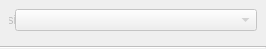
       <widget class="QWidget" name="streamPage">
        <property name="enabled">
         <bool>false</bool>
        </property>
        <property name="maximumSize">
         <size>
          <width>0</width>
          <height>0</height>
         </size>
        </property>
        <layout class="QVBoxLayout" name="verticalLayout_5">
         <property name="leftMargin">
          <number>0</number>
         </property>
         <property name="topMargin">
          <number>0</number>
         </property>
         <property name="rightMargin">
          <number>0</number>
         </property>
         <property name="bottomMargin">
          <number>0</number>
         </property>
         <item>
          <widget class="QWidget" name="streamContainer" native="true">
           <property name="sizePolicy">
            <sizepolicy hsizetype="Preferred" vsizetype="Minimum">
             <horstretch>0</horstretch>
             <verstretch>0</verstretch>
            </sizepolicy>
           </property>
           <layout class="QVBoxLayout" name="verticalLayout_6">
            <property name="leftMargin">
             <number>0</number>
            </property>
            <property name="topMargin">
             <number>0</number>
            </property>
            <property name="rightMargin">
             <number>0</number>
            </property>
            <property name="bottomMargin">
             <number>0</number>
            </property>
            <item alignment="Qt::AlignTop">
             <widget class="QWidget" name="widget_5" native="true">
              <property name="sizePolicy">
               <sizepolicy hsizetype="Preferred" vsizetype="Maximum">
                <horstretch>0</horstretch>
                <verstretch>0</verstretch>
               </sizepolicy>
              </property>
              <layout class="QVBoxLayout" name="verticalLayout_7">
               <property name="leftMargin">
                <number>0</number>
               </property>
               <property name="topMargin">
                <number>0</number>
               </property>
               <property name="rightMargin">
                <number>0</number>
               </property>
               <property name="bottomMargin">
                <number>0</number>
               </property>
               <item>
                <widget class="QWidget" name="widget_6" native="true">
                 <layout class="QFormLayout" name="formLayout_8">
                  <property name="fieldGrowthPolicy">
                   <enum>QFormLayout::AllNonFixedFieldsGrow</enum>
                  </property>
                  <item row="0" column="0">
                   <widget class="QLabel" name="label_21">
                    <property name="minimumSize">
                     <size>
                      <width>170</width>
                      <height>0</height>
                     </size>
                    </property>
                    <property name="text">
                     <string>Basic.Settings.Stream.StreamType</string>
                    </property>
                    <property name="alignment">
                     <set>Qt::AlignRight|Qt::AlignTrailing|Qt::AlignVCenter</set>
                    </property>
                    <property name="buddy">
                     <cstring>streamType</cstring>
                    </property>
                   </widget>
                  </item>
                  <item row="0" column="1">
                   <widget class="QComboBox" name="streamType"/>
                  </item>
                 </layout>
                </widget>
               </item>
               <item>
                <widget class="Line" name="line">
                 <property name="orientation">
                  <enum>Qt::Horizontal</enum>
                 </property>
                </widget>
               </item>
              </layout>
             </widget>
            </item>
           </layout>
          </widget>
         </item>
        </layout>
       </widget>
